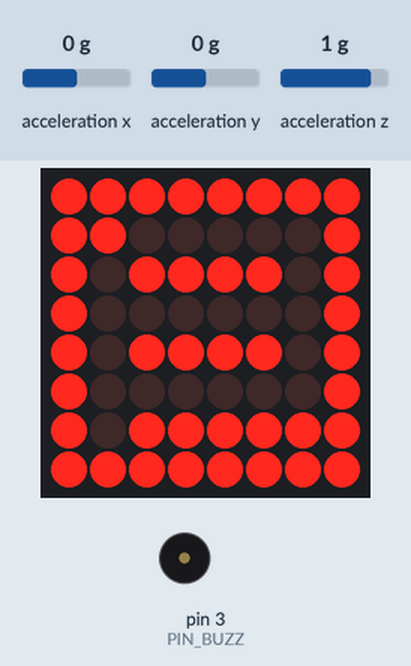
Bench run of a sketch on a simulated Arduino Uno, built with avr-gcc and run on an emulated ATmega328P. Parts: 8×8 LED matrix, buzzer (waves = sounding). Wiring (inferred from the names in the program): MPU-6050 motion sensor at I2C address 0x68. Inputs (shaded band) come from the test bench; at power-on: acceleration x 0 g, acceleration y 0 g, acceleration z 1 g.

Above: at 2.6 s.
2.7 s: acceleration x set to 0.8 g
At 3.6 s:
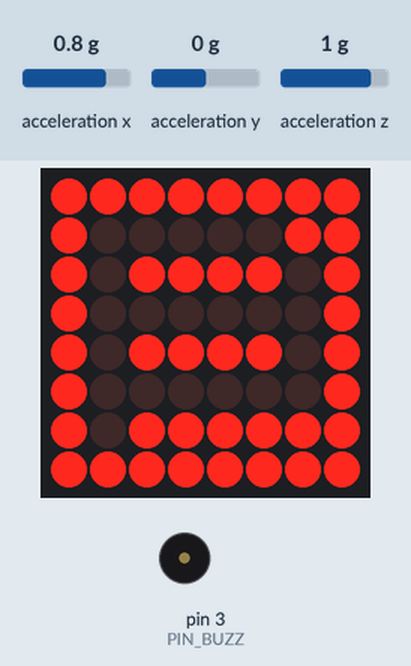
4.6 s: acceleration y set to -1.4 g
At 5.42 s:
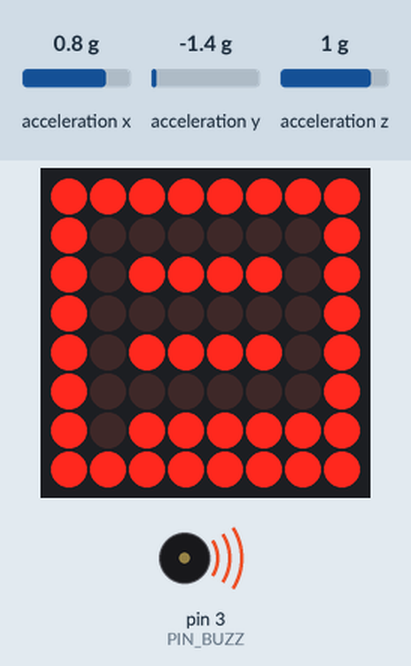
6.6 s: acceleration y set to 1.4 g
At 7.65 s:
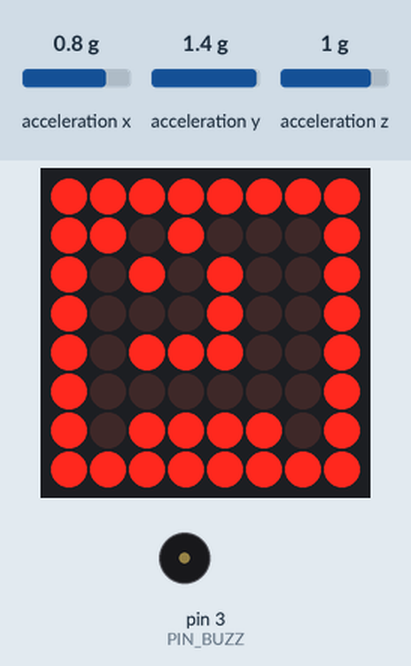
8.8 s: acceleration x set to 1.4 g
At 9.18 s:
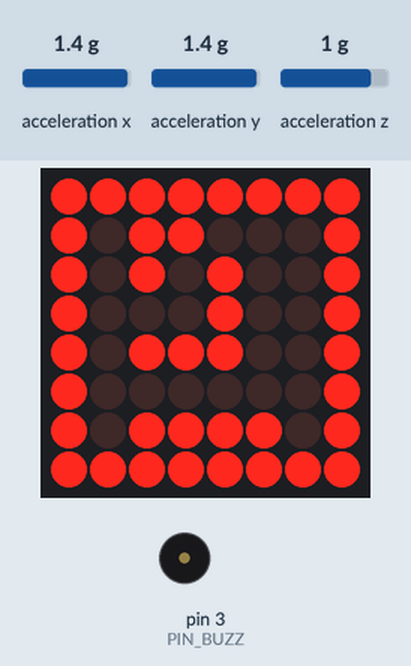
11.0 s: acceleration x set to -1.4 g
At 11.48 s:
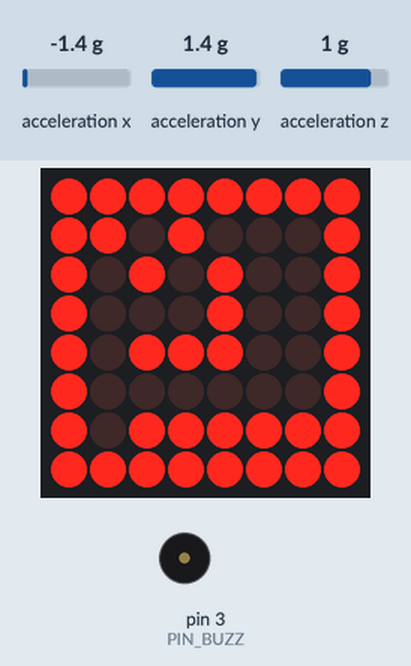
Timing chart, 0 to 14.0 s (numbered marks = the images above; inputs shaded):
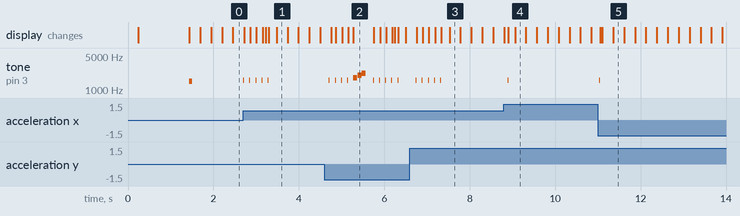

Measured:
- after the input at 2.7 s, tone on pin 3 (PIN_BUZZ): alternates 1600 Hz for 0.02 s and silent for 0.12 s, 10 changes in all, then stays silent, starting at once; the display: first changes at once (image 1 shows a later state)
- after the input at 4.6 s, tone on pin 3 (PIN_BUZZ): plays 1600 Hz for 0.02 s, 1600 Hz for 0.02 s, 1600 Hz for 0.02 s, 1600 Hz for 0.02 s, 1800 Hz for 0.09 s, 2000 Hz for 0.09 s … (12 notes in this stretch), starting after 0.10 s; the display: first changes after 0.16 s (image 2 shows a later state)
- after the input at 6.6 s, tone on pin 3 (PIN_BUZZ): alternates 1600 Hz for 0.02 s and silent for 0.12 s, 10 changes in all, then stays silent, starting after 0.14 s; the display: first changes after 0.16 s (image 3 shows a later state)
- after the input at 8.8 s, tone on pin 3 (PIN_BUZZ): silent → 1600 Hz after 0.09 s, → silent 0.02 s later; the display: first differs from a run without the input after 0.11 s (image 4 shows a later state)
- after the input at 11.0 s, tone on pin 3 (PIN_BUZZ): silent → 1600 Hz at once, → silent 0.02 s later; the display: changes after 0.05 s (image 5)
- what the display in image 2 shows lasts 0.5 s, from 5.3 s to 5.8 s

The sketch:

tilt_maze.ino
```cpp
#include <Wire.h>
#include <LedControl.h>


const byte goalMax = 5;
// --------------- MAX7219 setup ---------------
const byte PIN_DIN = 12, PIN_CLK = 11, PIN_CS = 10;
LedControl lc(PIN_DIN, PIN_CLK, PIN_CS, 1); // 1 device

// --------------- Buzzer (optional) ----------
const int PIN_BUZZ = 3;
inline void beep(unsigned f=1200, unsigned d=60){ tone(PIN_BUZZ, f, d); }

// --------------- MPU-6050 (raw I2C) --------
const byte MPU_ADDR = 0x68;
// Axis inversion & swap if your board orientation differs
bool INVERT_X = false;   // set true if left/right feels backwards
bool INVERT_Y = false;   // set true if up/down feels backwards
bool SWAP_XY  = false;   // set true if axes are swapped

// thresholds (raw accel units; 16384 ~= 1 g)
const int16_t TILT_THRESH = 2200;   // deadzone threshold (~0.13 g)
const int16_t STILL_THRESH = 800;   // "still" band for auto recal

// movement pacing
const uint16_t MOVE_DELAY_MS = 140; // ms between steps when leaning

// --------------- Maze data ------------------
// 1 bit = wall, 0 = free. Bit7 is x=0 (left), Bit0 is x=7 (right).
const byte LEVELS[][8] = {
  // Level 0
  { 0xFF, 0x81, 0xBD, 0x81, 0xBD, 0x81, 0xBD, 0xFF },
  // Level 1
  { 0xFF, 0x91, 0xA9, 0x89, 0xB9, 0x81, 0xBD, 0xFF },
  // Level 2
  { 0xFF, 0xA1, 0x93, 0xC1, 0xB9, 0x81, 0xB5, 0xFF }
};
const byte NUM_LEVELS = sizeof(LEVELS) / sizeof(LEVELS[0]);

// start & goal for each level (x,y)
const byte STARTS[][2] = {{1,1},{1,1},{1,1}};
const byte GOALS[][2]  = {{6,6},{6,6},{6,6}};

byte level = 0;
byte px, py;            // player
byte gx, gy;            // goal

// calibration offsets
long ax_off = 0, ay_off = 0;

// timing
unsigned long lastMove = 0;
unsigned long stillStart = 0;
bool stillCounting = false;
bool blink = false;
unsigned long lastBlink = 0;

// --------- Goals / Trophy / Victory ----------
uint8_t goalsHit = 0;   // counts how many goals the player has reached

// Simple 8x8 trophy bitmap
const byte TROPHY[8] = {
  0x3C, // 00111100
  0x42, // 01000010
  0x5A, // 01011010
  0x7E, // 01111110
  0x24, // 00100100 (stem)
  0x24, // 00100100
  0x18, // 00011000 (base)
  0x3C  // 00111100
};

// Victory melody: 16 notes × 250 ms = 4000 ms total
const int VICTORY_MELODY[16] = {
  523, 659, 784, 1047,   // C5 E5 G5 C6
  988, 880, 784, 659,    // B5 A5 G5 E5
  784, 880, 988, 1047,   // G5 A5 B5 C6
  784, 659, 587, 523     // G5 E5 D5 C5
};
const int VICTORY_NOTE_MS = 250; // 16 * 250 = 4000 ms

// --------------- Helpers --------------------
inline byte bitAt(byte x) { return (1 << (7 - x)); } // x:0..7 -> mask

bool isWall(byte x, byte y){
  return (LEVELS[level][y] & bitAt(x)) != 0;
}

void displayBitmap(const byte bmp[8]) {
  for (byte y=0; y<8; y++) lc.setRow(0, y, bmp[y]);
}

void draw(){
  unsigned long now = millis();
  if (now - lastBlink > 250) { blink = !blink; lastBlink = now; }
  for (byte y=0; y<8; y++){
    byte row = LEVELS[level][y];
    if (y == gy && blink) row |= bitAt(gx);     // blink goal
    if (y == py)          row |= bitAt(px);     // player
    lc.setRow(0, y, row);
  }
}

void loadLevel(byte idx){
  level = idx % NUM_LEVELS;
  px = STARTS[level][0]; py = STARTS[level][1];
  gx = GOALS[level][0];  gy = GOALS[level][1];
  lc.clearDisplay(0);
}

void mpuWrite(byte reg, byte val){
  Wire.beginTransmission(MPU_ADDR);
  Wire.write(reg); Wire.write(val);
  Wire.endTransmission();
}

void readAccelRaw(int16_t &ax, int16_t &ay, int16_t &az){
  Wire.beginTransmission(MPU_ADDR);
  Wire.write(0x3B); // ACCEL_XOUT_H
  Wire.endTransmission(false);
  Wire.requestFrom(MPU_ADDR, (byte)6);
  while (Wire.available() < 6);
  ax = (Wire.read()<<8) | Wire.read();
  ay = (Wire.read()<<8) | Wire.read();
  az = (Wire.read()<<8) | Wire.read();
}

void calibrate(unsigned samples=300){
  long sumx=0, sumy=0; int16_t ax, ay, az;
  for (unsigned i=0;i<samples;i++){
    readAccelRaw(ax,ay,az);
    sumx += ax; sumy += ay;
    delay(3);
  }
  ax_off = sumx / (long)samples;
  ay_off = sumy / (long)samples;
}

void getTilt(int16_t &tx, int16_t &ty){
  int16_t ax, ay, az;
  readAccelRaw(ax,ay,az);
  // subtract offsets
  long x = (long)ax - ax_off;
  long y = (long)ay - ay_off;
  // optional axis swap/invert to match your physical mounting
  long outX = SWAP_XY ? y : x;
  long outY = SWAP_XY ? x : y;
  if (INVERT_X) outX = -outX;
  if (INVERT_Y) outY = -outY;
  tx = (int16_t)outX; ty = (int16_t)outY;
}

void tryMove(byte nx, byte ny){
  if (nx>7 || ny>7) return;
  if (isWall(nx, ny)) return;
  px = nx; py = ny;
  beep(1600, 20);
}

// Show trophy for 4s with victory tune, then restart game
void showTrophyAndRestart(){
  // show trophy
  lc.clearDisplay(0);
  displayBitmap(TROPHY);

  // play 4s victory tune (16 notes × 250ms)
  for (byte i=0; i<16; i++){
    tone(PIN_BUZZ, VICTORY_MELODY[i], VICTORY_NOTE_MS - 10);
    // keep the trophy visible (optionally blink a tiny sparkle)
    delay(VICTORY_NOTE_MS);
  }
  noTone(PIN_BUZZ);

  // restart: reset counters & level
  goalsHit = 0;
  loadLevel(0);
  calibrate();   // quick re-cal so restart feels fair
}

// pick the dominant axis, move once per cooldown
void maybeStep(){
  int16_t tx, ty; getTilt(tx,ty);

  // still-detection for on-the-fly recalibration
  bool still = (abs(tx) < STILL_THRESH && abs(ty) < STILL_THRESH);
  unsigned long now = millis();
  if (still) {
    if (!stillCounting){ stillCounting = true; stillStart = now; }
    else if (now - stillStart > 3000){ calibrate(); stillCounting=false; }
  } else stillCounting = false;

  if (now - lastMove < MOVE_DELAY_MS) return;

  int16_t ax = abs(tx), ay = abs(ty);
  if (ax < TILT_THRESH && ay < TILT_THRESH) return;

  // Dominant direction
  if (ax >= ay){
    if (tx > 0) { if (px < 7) tryMove(px+1, py); }      // right
    else         { if (px > 0) tryMove(px-1, py); }      // left
  } else {
    if (ty > 0) { if (py > 0) tryMove(px, py-1); }       // up
    else         { if (py < 7) tryMove(px, py+1); }      // down
  }
  lastMove = millis();
}

// --------------- Arduino setup/loop ----------
void setup() {
  // Display init
  lc.shutdown(0,false);
  lc.setIntensity(0, 8);   // 0..15
  lc.clearDisplay(0);

  // I2C + MPU init
  Wire.begin();
  mpuWrite(0x6B, 0x00);    // PWR_MGMT_1: wake up
  mpuWrite(0x1C, 0x00);    // ACCEL_CONFIG: +/-2g

  // quick "hello" sweep
  for (byte r=0;r<8;r++){ lc.setRow(0,r,0xFF); delay(30); lc.setRow(0,r,0x00); }

  loadLevel(0);
  calibrate();             // hold flat for ~2s
  beep(1000, 70);
  beep(1500, 70);
}

void loop() {
  maybeStep();
  draw();

  // level complete?
  if (px==gx && py==gy){
    goalsHit++;  // count this goal
    if (goalsHit >= goalMax) {
      showTrophyAndRestart();
    } else {
      // quick win jingle, then next level
      for (int i=0;i<3;i++){ beep(1800+i*200, 90); delay(100); }
      delay(150);
      loadLevel(level+1);  // cycles through levels
    }
  }

  delay(8);
}
```
